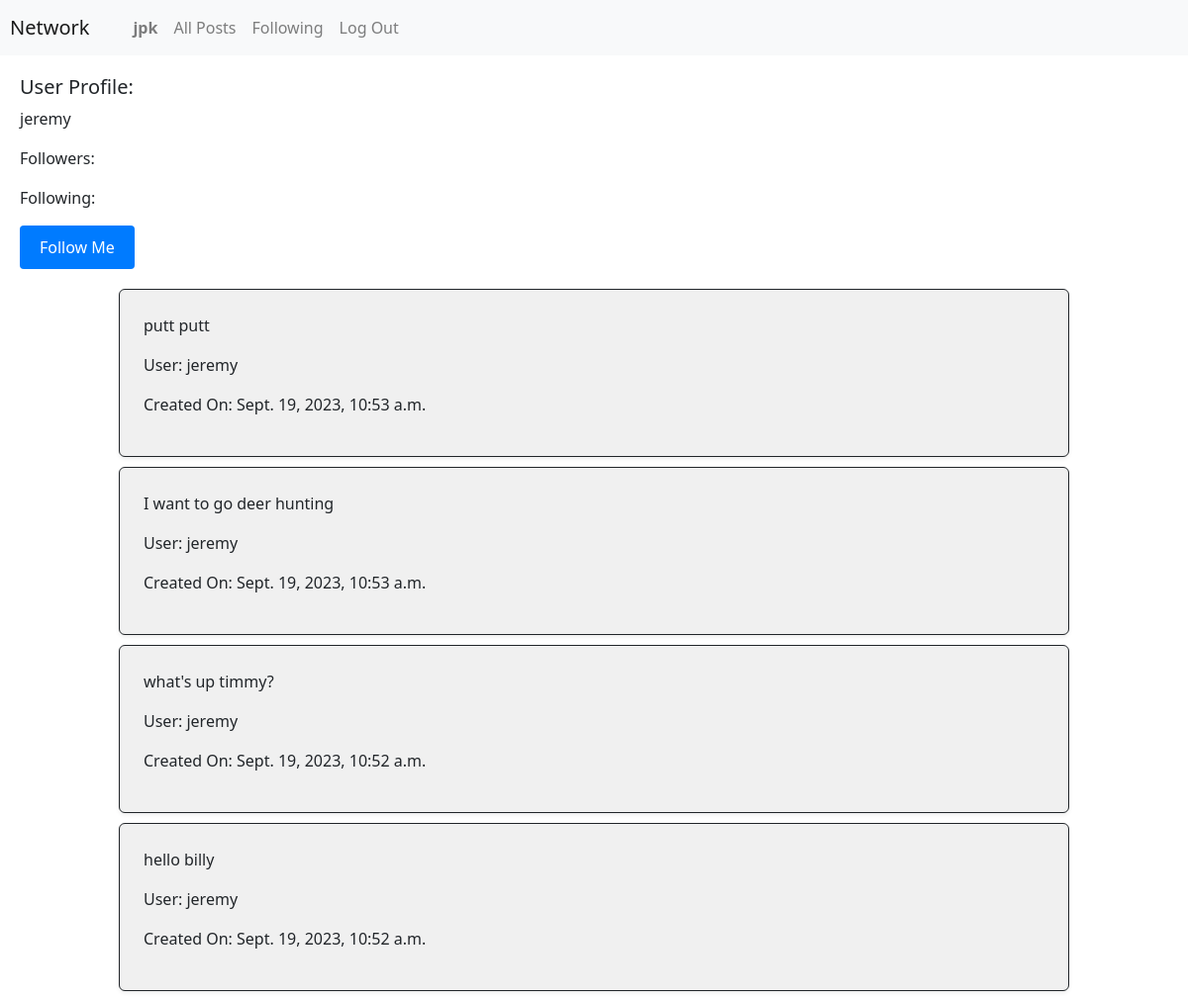
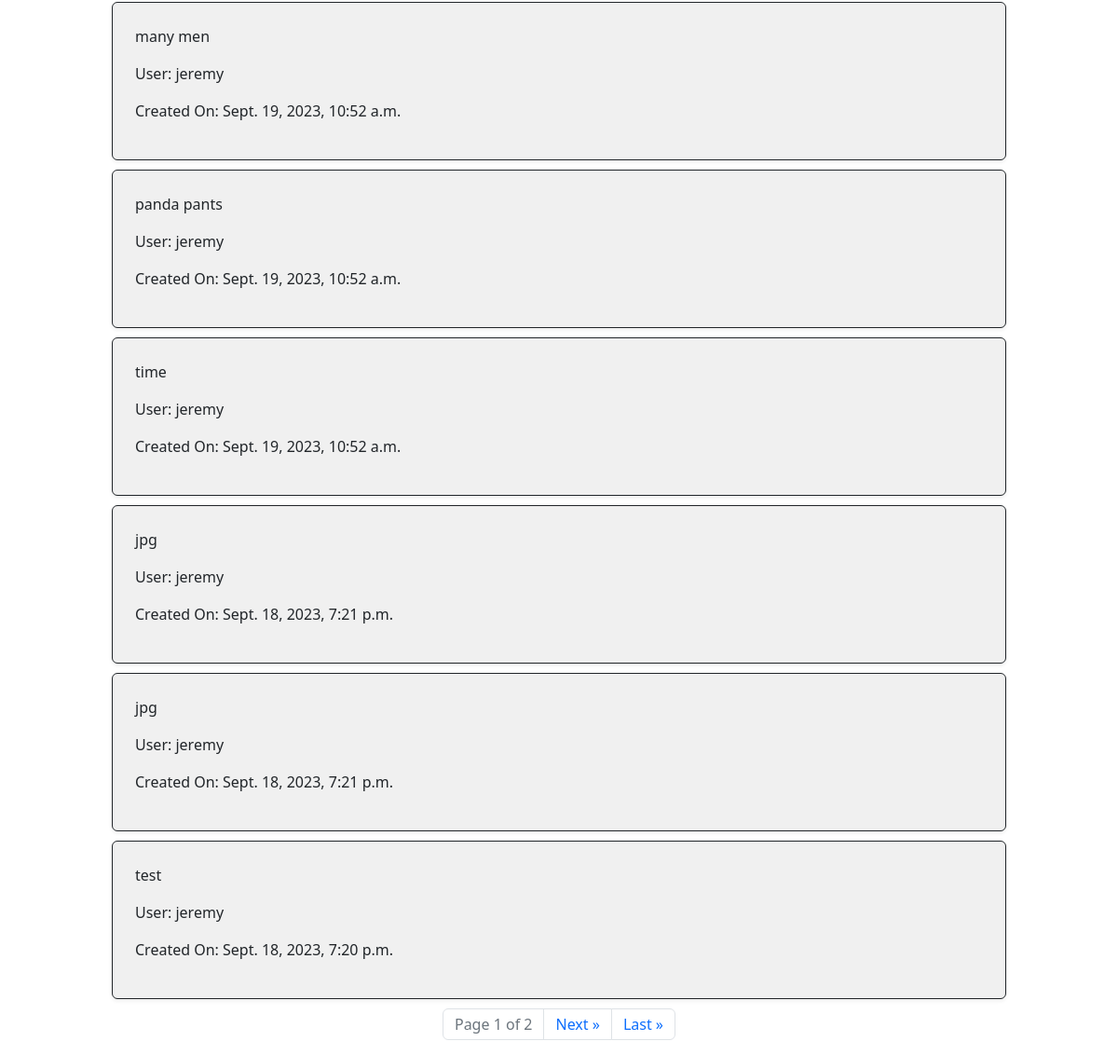
Page /2/user (signed in) on the committed database (2 pictures, top to bottom).
### network/models.py (models this page shows, shortened)
class User(AbstractUser):
    pass

class Post(models.Model):
    user = models.ForeignKey(User, on_delete=models.CASCADE)
    text = models.TextField(verbose_name="Post Text")
    timeStamp = models.DateTimeField(auto_now_add=True)

### network/views.py (the view)
# urls.py: path("<int:user_id>/user", views.user, name="user"),
def user(request, user_id):
    user_info = User.objects.filter(id = user_id).first()
    userPost = Post.objects.filter(user = user_info).order_by('-timeStamp')
    already_follow = Follower.objects.filter(user=request.user, userfollow=user_id).exists()
    paginator = Paginator(userPost, 10)
    page_number = request.GET.get('page')
    page_obj = paginator.get_page(page_number)
    has_previous_page = page_obj.has_previous
    logInId = request.user.id
    print(logInId)
    if user_id == request.user.id:
        return render(request, "network/profile.html",{
            "page_obj": page_obj,
            "user_info": user_info,
            "has_previous_page": has_previous_page,
            "already_follow": already_follow
        })
    else:
        return render(request, "network/user.html",{
            "page_obj": page_obj,
            "user_info": user_info,
            "has_previous_page": has_previous_page,
            "already_follow": already_follow
        })

### network/templates/network/user.html (shortened to what this page needs)
{% extends "network/layout.html" %}
{% load static %}
{% block body %}
<div name="userProfileHead" style="margin: 20px;">
    <h5>User Profile:</h5>
    <p>{{ user_info.username }}</p>
    <p>Followers: </p>
    <p>Following: </p>
        <form id="followForm">
        <button type="submit" name="follow" id="followButton" data-user-id="{{ user_info.id }}">
            {% if already_follow %}
                Unfollow Me
            {% else %}
                Follow Me
            {% endif %}
        </button>
    </form>
</div>
<div name="userPost">
    {% for post in page_obj %}
    <div id="postPage" class="border border-dark p-4 rounded shadow-sm" style="width: 80%; margin: 10px auto; background-color: #f0f0f0; padding: 10px;">
        <p>{{ post.text }}</p>
        <p>User: {{ post.user.username }}</p>
        <p>Created On: {{ post.timeStamp }}</p>
    </div>
    {% endfor %}
    <nav aria-label="Page navigation">
        <ul class="pagination justify-content-center">
            <li class="page-item disabled">
                <span class="page-link">Page {{ page_obj.number }} of {{ page_obj.paginator.num_pages }}</span>
            </li>
            {% if page_obj.has_next %}
                <li class="page-item">
                    <a class="page-link" href="?page={{ page_obj.next_page_number }}" aria-label="Next">
                        <span aria-hidden="true">Next &raquo;</span>
                    </a>
                </li>
                <li class="page-item">
                    <a class="page-link" href="?page={{ page_obj.paginator.num_pages }}" aria-label="Last">
                        <span aria-hidden="true">Last &raquo;</span>
                    </a>
                </li>
            {% endif %}
        </ul>
    </nav>
</div>
{% endblock %}

### network/templates/network/layout.html (shortened to what this page needs)
{% load static %}
<!DOCTYPE html>
<html lang="en">
    <head>
        <link rel="stylesheet" href="https://stackpath.bootstrapcdn.com/bootstrap/4.4.1/css/bootstrap.min.css">
        <link rel="stylesheet" href="https://cdn.jsdelivr.net/npm/bootstrap@5.3.0/dist/css/bootstrap.min.css">
        <link href="{% static 'network/styles.css' %}" rel="stylesheet">
    </head>
    <body>
        <nav class="navbar navbar-expand-lg navbar-light bg-light">
            <a class="navbar-brand" href="#" style="margin-left: 10px;">Network</a>
            <div style="margin-left: 20px;">
              <ul class="navbar-nav mr-auto">
                {% if user.is_authenticated %}
                    <li class="nav-item">
                        <a class="nav-link" href="{% url 'user' user.id %}"><strong>{{ user.username }}</strong></a>
                    </li>
                {% endif %}
                <li class="nav-item">
                  <a class="nav-link" href="{% url 'index' %}">All Posts</a>
                </li>
                {% if user.is_authenticated %}
                    <li class="nav-item">
                        <a class="nav-link" href="#">Following</a>
                    </li>
                    <li class="nav-item">
                        <a class="nav-link" href="{% url 'logout' %}">Log Out</a>
                    </li>
                {% endif %}
              </ul>
            </div>
          </nav>
        <div class="body">
            {% block body %}{% endblock %}
        </div>
    </body>
</html>

### network/static/network/styles.css (style rules this page uses)
button { padding: 10px 20px; background-color: #007bff; color: #fff; border: none; border-radius: 4px; cursor: pointer; }

### rows in the picture
User: username "jpk"
User: username "jeremy"
Post: text "putt putt", user.username "jeremy", timeStamp "Sept. 19, 2023, 10:53 a.m."
Post: text "I want to go deer hunting", user.username "jeremy", timeStamp "Sept. 19, 2023, 10:53 a.m."
Post: text "what's up timmy?", user.username "jeremy", timeStamp "Sept. 19, 2023, 10:52 a.m."
Post: text "hello billy", user.username "jeremy", timeStamp "Sept. 19, 2023, 10:52 a.m."
Post: text "many men", user.username "jeremy", timeStamp "Sept. 19, 2023, 10:52 a.m."
Post: text "panda pants", user.username "jeremy", timeStamp "Sept. 19, 2023, 10:52 a.m."
Post: text "time", user.username "jeremy", timeStamp "Sept. 19, 2023, 10:52 a.m."
Post: text "jpg", user.username "jeremy", timeStamp "Sept. 18, 2023, 7:21 p.m."
Post: text "jpg", user.username "jeremy", timeStamp "Sept. 18, 2023, 7:21 p.m."
Post: text "test", user.username "jeremy", timeStamp "Sept. 18, 2023, 7:20 p.m."

### other values in the picture
{{ page_obj.number }} "1"
{{ page_obj.paginator.num_pages }} "2"
